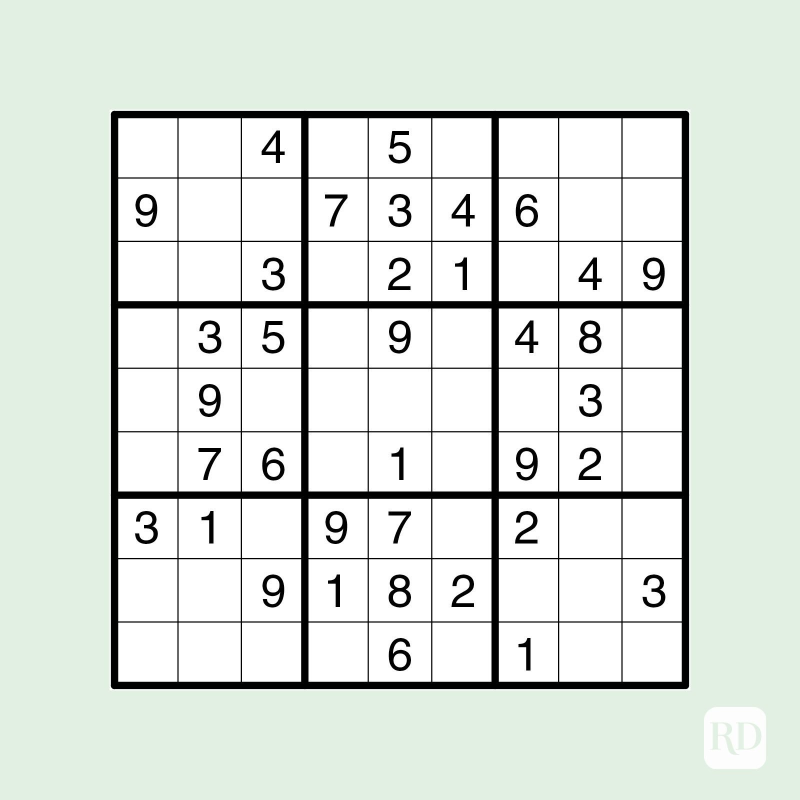
#> input picture sudukoTable.jpg, 1600 x 1600 px (shown at 1/2 size)
$ python -i utils.py   (imports and definitions only)
#> lines starting #> are read from the running program, lines starting #| are printed output that depends on the picture; after the words box and inside, x2 and y2 are one past the last pixel; in counts of white or black regions, pixels touching at a corner belong together
#> further down, picture is the input picture: shape (1600, 1600, 3); mean B, G, R 221.5, 227.6, 221
import cv2
import numpy as np
from keras.models import model_from_json
import time


# [9 lines left out: function initializePredictionModel, not called in this run]


def preProcess(img):
    imgGray = cv2.cvtColor(img, cv2.COLOR_BGR2GRAY)
    imgBlur = cv2.GaussianBlur(imgGray, (5, 5), 1)
    imgThreshold = cv2.adaptiveThreshold(imgGray, 255, 1, 1, 11, 2)
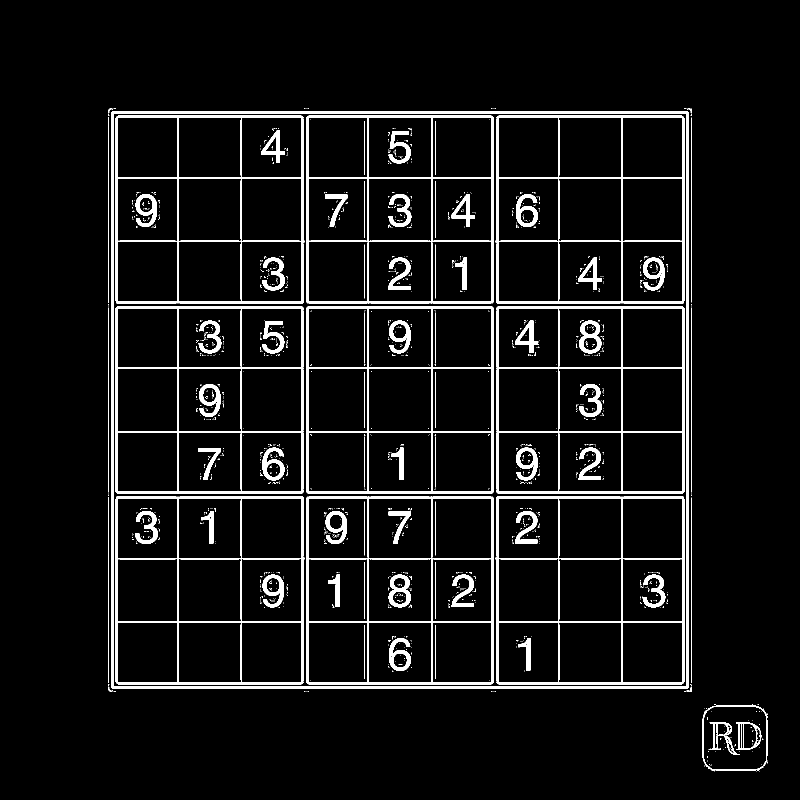
#> imgThreshold: shape (1600, 1600) (shown at 1/2 size); 6.8% white; 1751 white regions (1673 under 20 px), largest, box (x1, y1, x2, y2) and area: (222, 222, 1378, 1378) 22995, (612, 612, 988, 988) 11696, (612, 231, 988, 608) 11334
    return imgThreshold


# [114 lines left out: functions biggestContour, reorder, splitBoxes, getPrediction, displayNumbers, drawGrid and 1 more, not called in this run]

>>> import cv2
>>> picture = cv2.imread('sudukoTable.jpg')
>>> result = preProcess(picture)
